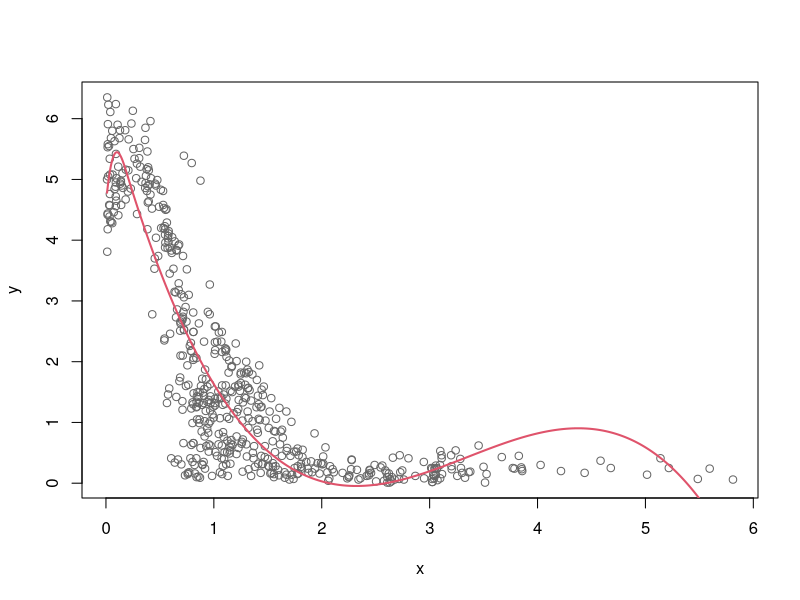
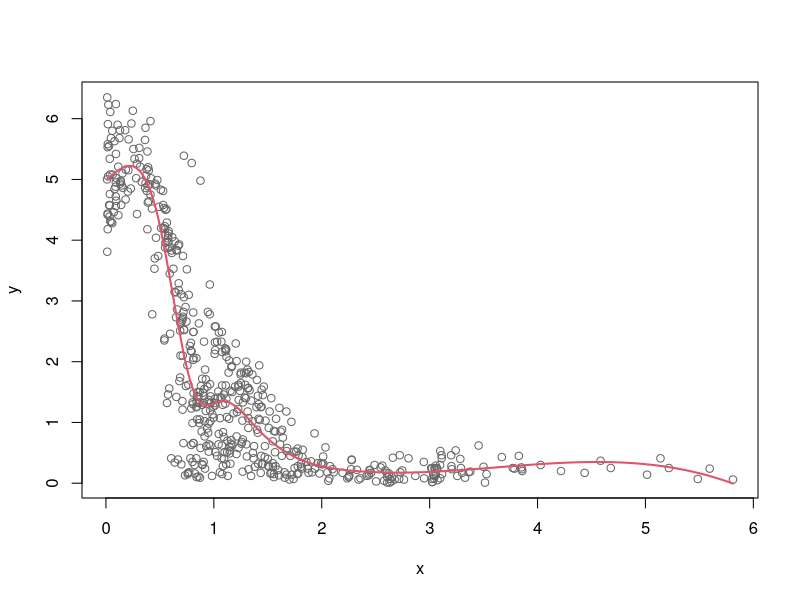
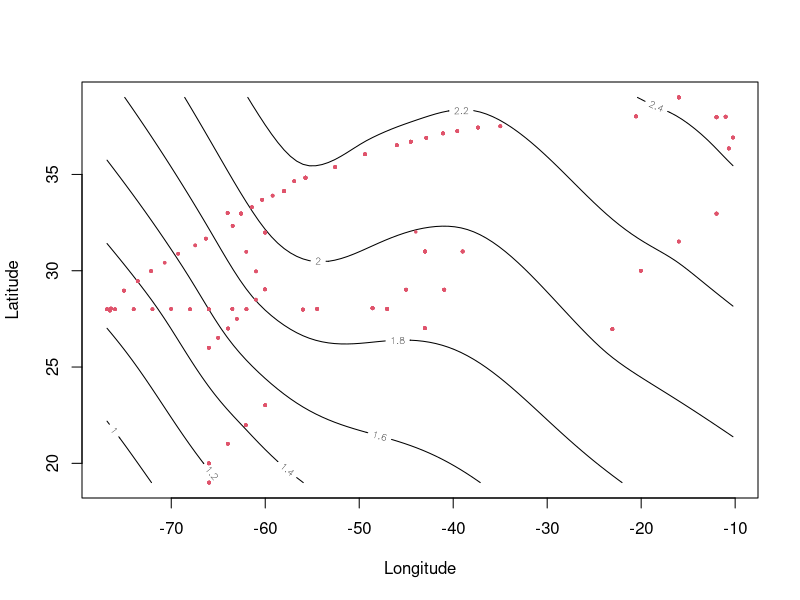

Write the R code that produced these figures, in order.
library(splines)

data <- read.csv("assignment_1_2/tritium.csv")
attach(data)

n=550
x=pressure[1:n]
y=tritium[1:n]

# Question 1: Regression spline model based on a cubic B-spline basis

est <- lm(y ~ bs(x, knots=c(-0.2,0.2), degree=3))

xval <- seq(min(x),max(x),length.out = 1000)
yhat <- predict(est, newdata = data.frame(x=xval))

plot(x, y, col="gray40")
points(xval, yhat, type = "l", col=2, lwd=2)

# Question 2: Select knots

# Set AIC to maximum possible integer value to later compare with it
AIC = .Machine$integer.max
best_k = 0

for (k in 1:10) {
  knots <- quantile(x, probs = seq(0, 1, length.out = k + 2))[2:(k + 1)]
  model <- lm(y ~ bs(x, knots=knots, degree=3))
  aic_val <- AIC(model)
  
  if (aic_val < AIC) {
    AIC = aic_val
    best_k = k
    best_model = model
  }
}

cat("Optimal number of knots", best_k)
xval <- seq(min(x),max(x),length.out = 1000)
yhat <- predict(best_model, newdata = data.frame(x=xval))

plot(x, y, col="gray40")
points(xval, yhat, type = "l", col=2, lwd=2)

# Question 4: Predicting tritium level curve with contour plot

# Variables
y <- tritium
x1 <- longitude
x2 <- latitude

# Load the mgcv package
library(mgcv)

# Fits GAM with thin plate spline over (longitude, latitude)
est_gam <- gam(y ~ s(x1, x2))

# Grid of values for prediction
x1val <- seq(min(x1), max(x1), length.out = 100)
x2val <- seq(min(x2), max(x2), length.out = 100)
xval <- expand.grid(x1 = x1val, x2 = x2val)

# Predicting on the grid
yhat <- predict(est_gam, newdata = xval)
ymat <- matrix(yhat, 100, 100)

# Contour plot
contour(x = x1val, y = x2val, z = ymat,
        xlab = "Longitude", ylab = "Latitude",
        xlim = range(x1), ylim = range(x2))
points(x1, x2, col = 2, pch = 20, cex = 0.5)
